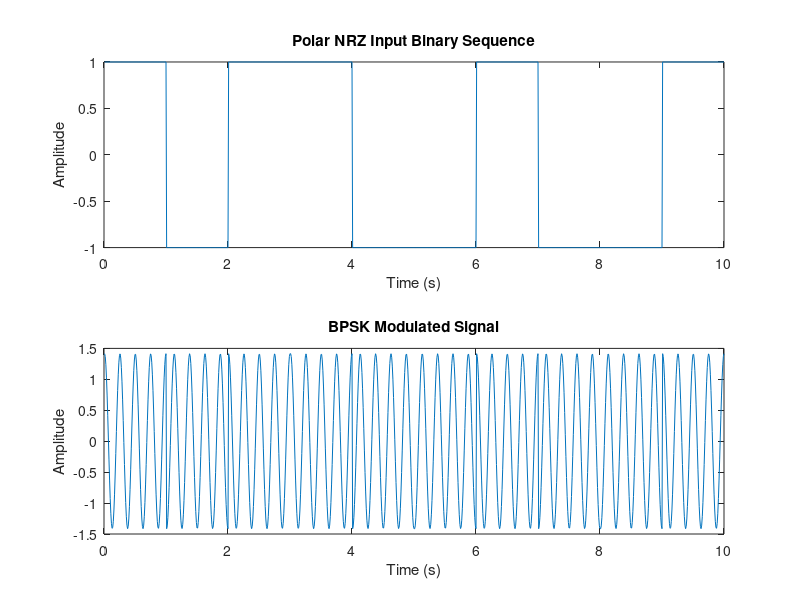
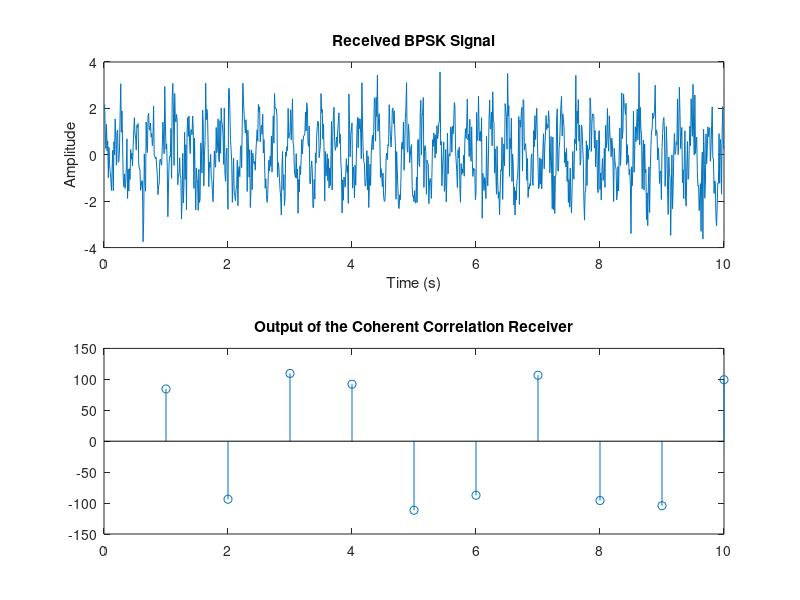
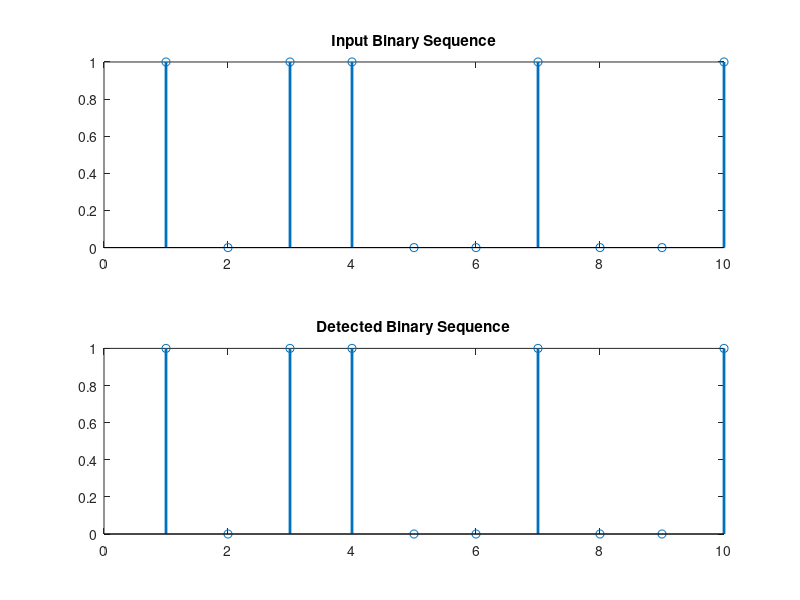

Reproduce these figures in MATLAB, in order.
clc;
clear;
close all;

% Binary sequence
binary_sequence = [1 0 1 1 0 0 1 0 0 1];
number_bits = length(binary_sequence);

% Parameters
Eb = 1; % Energy per bit
Tb = 1; % Bit duration
Ac = 1; % Carrier amplitude
fc = 4 / Tb; % Carrier frequency
tf = 99; % Time factor
t = 0:1/tf:1; % Time vector for one bit
tn = 0:1/(tf+1):number_bits; % Time vector for all bits
tt = tn(1, 2:end); % Adjusted time vector

% Carrier signal
wc = 2 * pi * fc;
xc = Ac * cos(wc * t);

% Polar NRZ signal generation
NRZ = [];
for m = 1:number_bits
    if binary_sequence(m) == 1
        NRZ = [NRZ ones(1, length(t))];
    else
        NRZ = [NRZ -ones(1, length(t))];
    end
end

% BPSK signal generation
TX = [];
for n = 1:number_bits
    if binary_sequence(n) == 1
        TX = [TX sqrt(2 * Eb / Tb) * cos(2 * pi * fc * t)];
    else
        TX = [TX -sqrt(2 * Eb / Tb) * cos(2 * pi * fc * t)];
    end
end

% Add AWGN noise
SNR = 1; % Signal-to-Noise Ratio in dB
Ps = mean(abs(TX).^2); % Signal power
Pn = Ps / (10^(SNR / 10)); % Noise power
noise = sqrt(Pn) * randn(1, length(TX)); % Generate noise
RX = TX + noise; % Add noise to the signal

% Coherent demodulation
LO = sqrt(2 / Tb) * cos(2 * pi * fc * t); % Local oscillator
BINSEQDET = [];
CS = [];
for n = 1:number_bits
    temp = RX((n - 1) * (tf + 1) + 1:n * (tf + 1));
    S = sum(temp .* LO); % Correlation
    CS = [CS S];
    if S > 0
        BINSEQDET = [BINSEQDET 1];
    else
        BINSEQDET = [BINSEQDET 0];
    end
end

% Calculate bit errors
bit_errors = sum(abs(BINSEQDET - binary_sequence));
disp(['Total Bit Errors: ', num2str(bit_errors)]);

% Plotting
figure(1);
subplot(2, 1, 1);
plot(tt, NRZ);
title('Polar NRZ Input Binary Sequence');
xlabel('Time (s)');
ylabel('Amplitude');
subplot(2, 1, 2);
plot(tt, TX(1, 1:length(tt)));
title('BPSK Modulated Signal');
xlabel('Time (s)');
ylabel('Amplitude');

figure(2);
subplot(2, 1, 1);
plot(tt, RX(1, 1:length(tt)));
title('Received BPSK Signal');
xlabel('Time (s)');
ylabel('Amplitude');
subplot(2, 1, 2);
stem(CS);
title('Output of the Coherent Correlation Receiver');

figure(3);
subplot(2, 1, 1);
stem(binary_sequence, 'Linewidth', 2);
title('Input Binary Sequence');
subplot(2, 1, 2);
stem(BINSEQDET, 'Linewidth', 2);
title('Detected Binary Sequence');